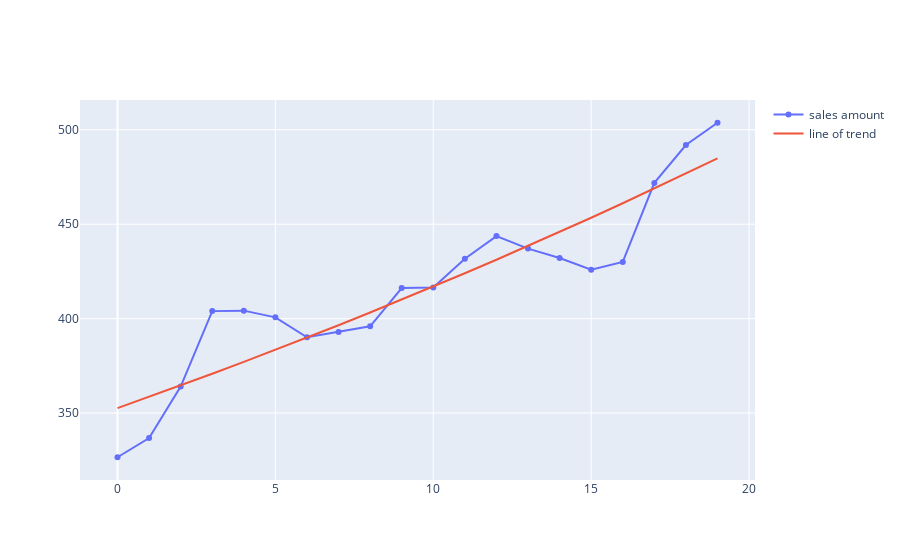

Notebook cell for this chart:
### Markdown cell above
2. Постройте график суммарного количества продаж вместе с линейным трендом.

### Code cell
from sklearn.linear_model import LinearRegression

df_log=pd.DataFrame({'X':data_all.index,
                     'Y': np.log(data_all.values)})
df_log.set_index('X', inplace = True)

reg = LinearRegression().fit(np.vstack(df_log.index), df_log['Y'])
df_log['bestfit'] = reg.predict(np.vstack(df_log.index))

df_new=pd.DataFrame({'X':data_all.index,
                     'Y':np.exp(data_all.values),
                     'trend':np.exp(df_log['bestfit'])})

df_new.set_index('X', inplace=True)

fig = go.Figure(data=[
    go.Scatter(x=data_all.index, y=data_all.values, name='sales amount', mode='markers+lines'),
    go.Scatter(name='line of trend', x=df_new.index, y=df_new['trend'], mode='lines')
])
fig.show()

### Figure 1 — Plotly figure (JSON) as saved in the notebook; plotly's stock layout.template omitted (floating-point values rounded to 4 significant figures)
{"data": [{"mode": "markers+lines", "name": "sales amount", "type": "scatter", "x": [0, 1, 2, 3, 4, 5, 6, 7, 8, 9, 10, 11, 12, 13, 14, 15, 16, 17, 18, 19], "y": [326.6, 336.8, 364.0, 404.0, 404.2, 400.7, 390.2, 393.0, 395.9, 416.2, 416.4, 431.7, 443.7, 437.1, 432.1, 425.9, 430.0, 471.9, 491.9, 503.7]}, {"mode": "lines", "name": "line of trend", "type": "scatter", "x": [0, 1, 2, 3, 4, 5, 6, 7, 8, 9, 10, 11, 12, 13, 14, 15, 16, 17, 18, 19], "y": [352.6, 358.6, 364.6, 370.8, 377.1, 383.5, 389.9, 396.5, 403.2, 410.0, 417.0, 424.0, 431.2, 438.5, 445.9, 453.4, 461.1, 468.9, 476.8, 484.9]}], "layout": {}}
